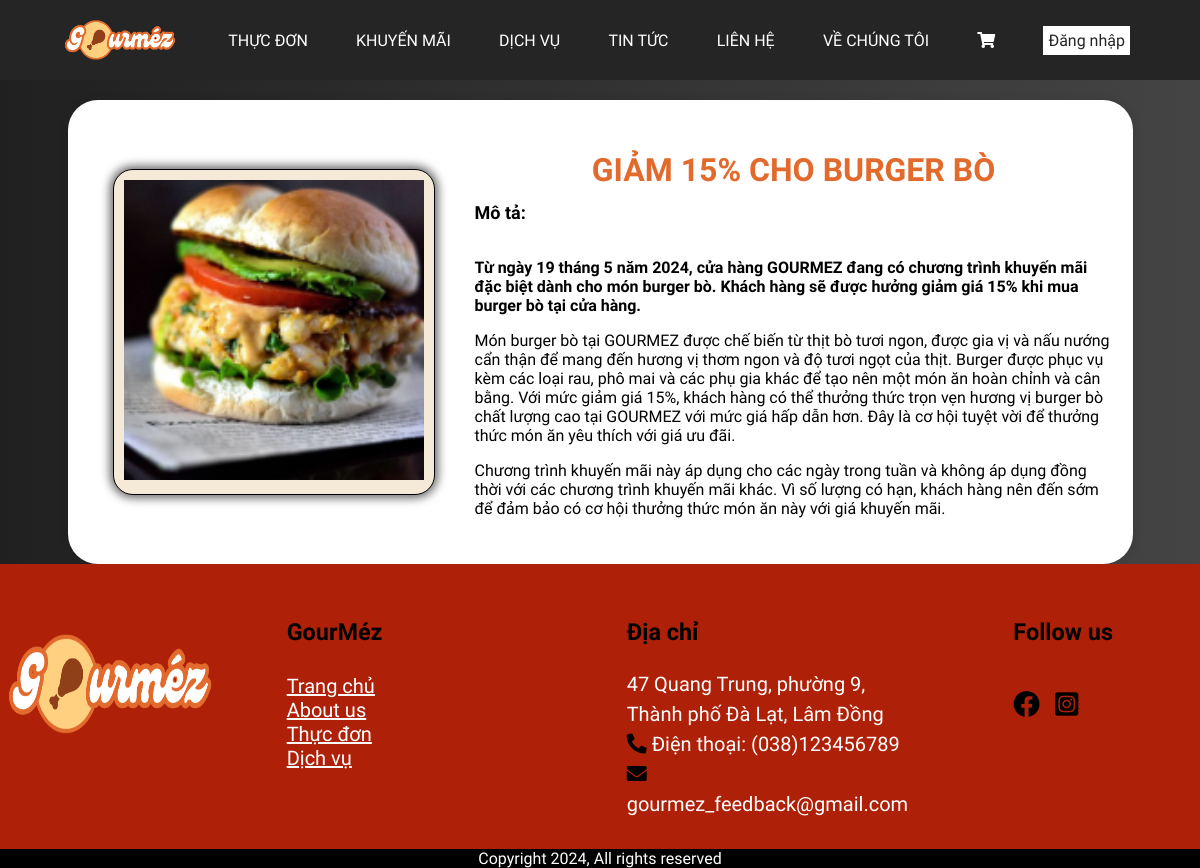
Screenshot of /controller/tranghienthi.php?quanly=chitietkm&id=1 with the database file from the repository.
### tables this page shows
CREATE TABLE IF NOT EXISTS `discount_news` (
  `id` int NOT NULL AUTO_INCREMENT,
  `discount_name` varchar(50) NOT NULL,
  `description` varchar(1000) NOT NULL,
  `img` varchar(100) NOT NULL,
  PRIMARY KEY (`id`)
);

### view/cus/khuyenmai/chitietkm.php (the view, shortened to what this page needs)
<link rel="stylesheet" href="../view/cus/khuyenmai/khuyenmai.css">
<?php
    $conn = connectdb();
    $sql_lietke= "SELECT * FROM discount_news WHERE id ='$_GET[id]'";
    $query_lietke = mysqli_query($conn, $sql_lietke);
    while ($row = mysqli_fetch_array($query_lietke)) {
?>
        <div class="content-wrapper">
            <div class="anhsp">
            <img src="../view/admin/<?php echo $row['img'] ?>" style="width: 300px; height: 300px;">
            </div>
            <div class="mota_sp" style="width: fit-content; padding-left: 40px">
            <h1 class="title" style="text-align: center"><?php echo $row['discount_name'] ?></h1>
                <p style="line-height: 0.2; font-weight:bold;width: fit-content;font-size:18px">Mô tả: </p>
                <p class="descr" style="width:90%; font-size:16px"><?php echo $row['description'] ?></p>
            </div>
            </div>
    <?php
            }
        ?>

### view/cus/header/header.php (shortened to what this page needs)
<!DOCTYPE html>
<html lang="en">
<head>
    <link rel="stylesheet" href="https://cdnjs.cloudflare.com/ajax/libs/font-awesome/5.15.4/css/all.min.css"/>
    <link rel="stylesheet" href="../view/cus/header/header.css">
    <link rel="stylesheet" href="../view/cus/giohang/giohang.css">
    <link rel="stylesheet" href="../view/cus/menu/hienthi_menu.css">
</head>
<body>
    <nav class="header">
        <div class="menu_header">
            <a href="tranghienthi.php?quanly=trangchu&id=1" id="header"><img src="../view/cus/img/logocus.png" style="height: 40px; width: 120px;"></a>
            <a href="tranghienthi.php?quanly=thucdon" id="header">THỰC ĐƠN</a>
            <a href="tranghienthi.php?quanly=khuyenmai" id="header">KHUYẾN MÃI</a>
            <a href="tranghienthi.php?quanly=dichvu" id="header">DỊCH VỤ</a>
            <a href="tranghienthi.php?quanly=tintuc" id="header">TIN TỨC</a>
            <a href="tranghienthi.php?quanly=lienhe" id="header">LIÊN HỆ</a>
            <a href="tranghienthi.php?quanly=vechungtoi" id="header">VỀ CHÚNG TÔI</a>
            <a href="tranghienthi.php?quanly=giohang" id="header"><i class="fas fa-shopping-cart"></i></a>
            <div class="user_dropdown" >
                    <?php
                        if (isset($_SESSION['role']) && $_SESSION['role'] == 0) {
                            $username = $_SESSION['user'];
                    ?>
                    <button id="name_user" >
                        <?php echo "Chào " . $username; ?>
                    </button>
                    <div class="dropdown_content" >
                        <a href="tranghienthi.php?quanly=quanlytaikhoan">Quản lý tài khoản</a>
                        <a href="tranghienthi.php?quanly=quanlydonhang">Quản lý đơn hàng</a>
                        <a href="tranghienthi.php?quanly=dangxuat">Đăng xuất</a>
                    </div>
                    <?php
                    }
                    elseif (isset($_SESSION['role']) && $_SESSION['role'] == 1) {
                        exit();
                    }
                    else
                    {
                        ?>
                        <a class="bt_dangnhap"  href="tranghienthi.php?quanly=dangnhap">Đăng nhập</a>
                    <?php
                    }?>
            </div>
        </div>
    </nav>

### controller/tranghienthi.php (shortened to what this page needs)
<?php
    include("../view/cus/header/header.php");
?>
<?php
    if(isset($_GET['quanly']))
    {
        switch($_GET['quanly'])
        {
        case 'chitietkm':
            include("../view/cus/khuyenmai/chitietkm.php");
            break;
        }
    }
    else
    {
        include ('../view/cus/trangchu/trangchu.php');
    }
?>
    <?php
        include("../view/cus/footer/footer.php");
    ?>

### view/cus/footer/footer.php (shortened to what this page needs)
<footer>
    <div class = "background">
        <div class = "logo">
            <img src = "../view/cus/img/logocus.png">
        </div>
        <div class = "nav">
            <h3 style = "width: 340px; height: 32.65px; color: #000">GourMéz</h3>
            <div class = "text">
            <a href="tranghienthi.php?quanly=trangchu">Trang chủ</a><br>
            <a href = "tranghienthi.php?quanly=vechungtoi">About us</a><br>
            <a href = "tranghienthi.php?quanly=thucdon">Thực đơn</a> <br>
            <a href = "tranghienthi.php?quanly=dichvu">Dịch vụ</a> <br>
            </div>
        </div>
        <div class = "address">
            <h3 style="color: #000">Địa chỉ</h3>
            <label>47 Quang Trung, phường 9, Thành phố Đà Lạt, Lâm Đồng</label> <br>
            <label><i class="fas fa-phone-alt" style="color: #000000;"></i>  Điện thoại: (038)123456789</label> <br>
            <label><i class="fas fa-envelope" style="color: #000000;"></i>  gourmez_feedback@gmail.com</label> <br>
        </div>
        <div class = "Contact">
            <h3 style="color: #000">Follow us</h3> <br>
            <i class="fab fa-facebook fa-lg" style="padding: 0 15px 0 0;color: #000"></i><i class="fab fa-instagram-square fa-lg" style="color: #000"></i>
        </div>
    </div>
    <p style=" text-align: center;margin: 0px">Copyright 2024, All rights reserved</p>
</footer>

### view/cus/header/header.css (style rules this page uses)
.header { position: fixed; top: 0; left: 0; width: 100vw; display: flex; align-items: center; justify-content: center; text-align: center; height: 80px; background-color: #252525; z-index: 1; }
.menu_header { display: flex; font-family: 'Lalezar'; justify-content: space-between; align-items: center; text-align: center; width: 90%; margin: 20px auto; }
.menu_header a { display: flex; text-align: center; align-items: center; justify-content: center; text-decoration: none; list-style: none; color: white; }
.menu_header a { justify-content: space-between; font-family: 'Lalezar'; }
.user_dropdown { position: relative; display: inline-block; }
.user_dropdown .bt_dangnhap { color: #252525; padding: 5px; margin-right: 10px; text-align: center; align-items: center; background-color: white; }

### view/cus/giohang/giohang.css (style rules this page uses)
body { background-image: linear-gradient(to right, #202020 ,#444444); }
.anhsp { background-color: #F5EAD7; border-radius: 20px; box-shadow: 0 0 10px 3px rgba(0, 0, 0, 0.6); display: block; max-width: fit-content; padding: 10px; justify-content: center; text-align: center; border: 1px solid black; }

### view/cus/menu/hienthi_menu.css (style rules this page uses)
.content-wrapper { display: flex; flex-direction: row; align-items: center; justify-content: center; background-color: #fff; padding: 20px; border-radius: 10px; box-shadow: 0 0 10px rgba(0, 0, 0, 0.1); width: 60%; }
.descr { width:90%; font-size:18px; padding-bottom: 10px; color: #000; }

### view/cus/khuyenmai/khuyenmai.css (style rules this page uses)
body { background-color: #FFECCB; margin-top: 100px; font-family: 'Lalezar'; }
.title { display: flex; justify-content: center; text-align: center; color: #E26A2C; font-family: 'Lalezar'; text-transform: uppercase; }
.content-wrapper { display: flex; justify-content: center; border-radius: 30px; padding-top:30px; padding-bottom:30px; padding-left: 45px; width : 1000px; margin : 0 auto; background-color: #ffffff; }

### view/cus/header/header.php (style rules this page uses)
body { width: 100%; margin : 0; background-image: linear-gradient(to right, #202020 ,#444444); }
.header { font-family: 'Lalezar'; }

### view/cus/footer/footer.php (style rules this page uses)
label, a { color: white; }
.background { display: grid; grid-template-columns: repeat(4, 1fr); font-size: 20px; padding: 30px 0px 30px 0px; background-color: rgba(174, 33, 8, 1); font-family: 'Lalezar'; width: 100%; }
.logo img { width: 220px; height: 100px; padding-top: 40px; }
.Contact { padding-left: 100px; }
.address label { line-height: 30px; }
footer { background-color: black; color: white; }

### rows the page displays
discount_news: img (picture), discount_name "GIẢM 15% CHO BURGER BÒ", description "Từ ngày 19 tháng 5 năm 2024, cửa hàng GOURMEZ đang có chương trình khuyến mãi đặc biệt dành cho món burger bò. Khách hàng sẽ được hưởng giảm giá 15% khi mua burger bò tại cửa hàng. Món burger bò tại GOURMEZ được chế biến từ thịt bò tươi ngon, được gia vị và nấu nướng cẩn thận để mang đến hương vị thơm ngon và độ tươi ngọt của thịt. Burger được phục vụ kèm các loại rau, phô mai và các phụ gia khác để tạo nên một món ăn hoàn chỉnh và cân bằng. Với mức giảm giá 15%, khách hàng có thể thưởng thức trọn vẹn hương vị burger bò chất lượng cao tại GOURMEZ với mức giá hấp dẫn hơn. Đây là cơ hội tuyệt vời để thưởng thức món ăn yêu thích với giá ưu đãi. Chương trình khuyến mãi này áp dụng cho các ngày…"
